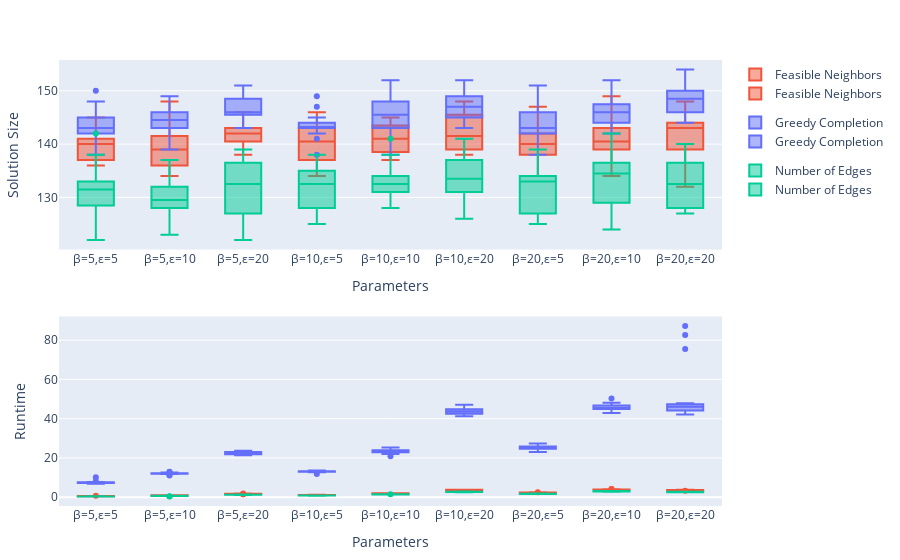

Here is the notebook cell this chart was saved with:
### Code cell
plot_df(df_09_500, "lbh-09-500")

### Figure 1 — Plotly figure (JSON) as saved in the notebook; plotly's stock layout.template omitted (floating-point values rounded to 4 significant figures; data arrays with more than 128 entries replaced by an {"elided": "..."} marker saying what was removed)
{"data": [{"legendgroup": "Feasible Neighbors", "marker": {"color": "#EF553B"}, "name": "Feasible Neighbors", "showlegend": true, "type": "box", "x": {"elided": "180 str values"}, "xaxis": "x1", "y": {"elided": "180 int values"}, "yaxis": "y1"}, {"legendgroup": "Greedy Completion", "marker": {"color": "#636efa"}, "name": "Greedy Completion", "showlegend": true, "type": "box", "x": {"elided": "180 str values"}, "xaxis": "x1", "y": {"elided": "180 int values"}, "yaxis": "y1"}, {"legendgroup": "Number of Edges", "marker": {"color": "#00cc96"}, "name": "Number of Edges", "showlegend": true, "type": "box", "x": {"elided": "180 str values"}, "xaxis": "x1", "y": {"elided": "180 int values"}, "yaxis": "y1"}, {"legendgroup": "Feasible Neighbors", "marker": {"color": "#EF553B"}, "name": "Feasible Neighbors", "showlegend": true, "type": "box", "x": {"elided": "180 str values"}, "xaxis": "x2", "y": {"elided": "180 float values"}, "yaxis": "y2"}, {"legendgroup": "Greedy Completion", "marker": {"color": "#636efa"}, "name": "Greedy Completion", "showlegend": true, "type": "box", "x": {"elided": "180 str values"}, "xaxis": "x2", "y": {"elided": "180 float values"}, "yaxis": "y2"}, {"legendgroup": "Number of Edges", "marker": {"color": "#00cc96"}, "name": "Number of Edges", "showlegend": true, "type": "box", "x": {"elided": "180 str values"}, "xaxis": "x2", "y": {"elided": "180 float values"}, "yaxis": "y2"}], "layout": {"margin": {"b": 50, "l": 50, "r": 50, "t": 60}, "xaxis1": {"anchor": "y1", "domain": [0, 1], "title": {"text": "Parameters"}}, "xaxis2": {"anchor": "y2", "domain": [0, 1], "title": {"text": "Parameters"}}, "yaxis1": {"anchor": "x1", "domain": [0.575, 1], "title": {"text": "Solution Size"}}, "yaxis2": {"anchor": "x2", "domain": [5.551e-17, 0.425], "title": {"text": "Runtime"}}}}
